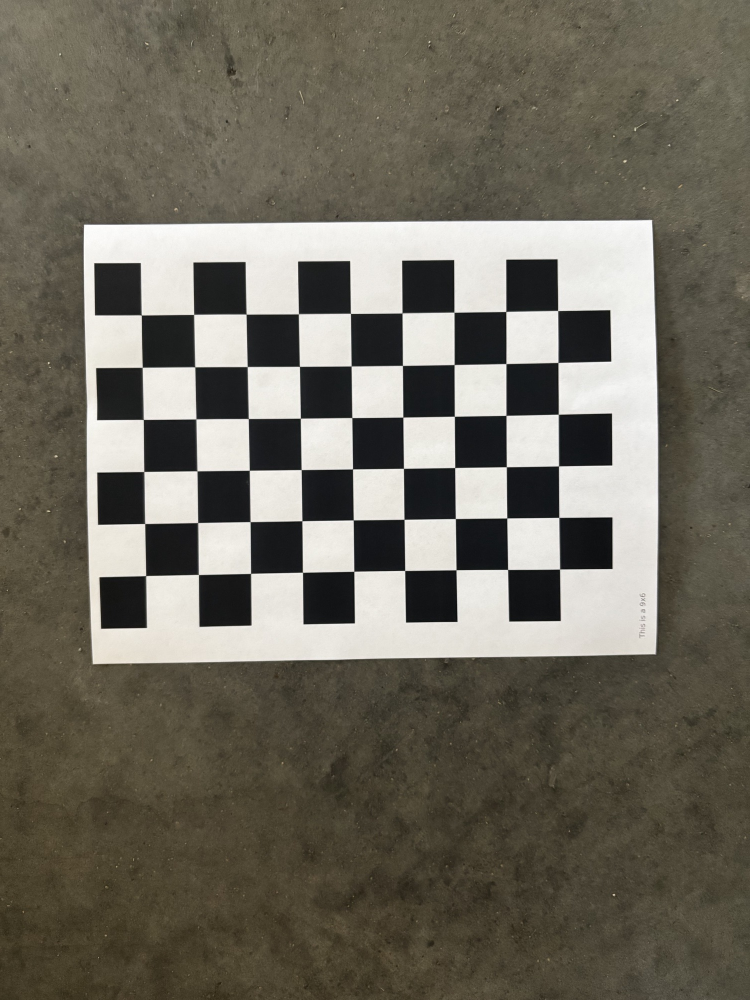
#> input picture images/calibration_images/IMG_6597.jpeg, 1500 x 2000 px (shown at 1/2 size); its folder holds 4 pictures in this run
$ python main.py
#> lines starting #> are read from the running program, lines starting #| are printed output that depends on the picture
### src/calibration.py
import cv2
import numpy as np
from pathlib import Path
from typing import NamedTuple, Sequence

class CalibrationResult(NamedTuple):
    views: int          # how many images actually contributed corners
    rms: float          # RMS reprojection error in pixels, lower is better
    mtx: np.ndarray     # camera matrix, the intrinsics
    dist: np.ndarray    # distortion coefficients
    rvecs: Sequence     # per-view rotation vectors
    tvecs: Sequence     # per-view translation vectors

def calibrate_camera(pathname: Path, pattern_size=(9, 6)):
    # Termination criteria for ending our algorithm
#> called with pattern_size = (9, 6)
    criteria = (cv2.TERM_CRITERIA_EPS + cv2.TERM_CRITERIA_MAX_ITER, 30, 0.001)

    # prepare object points for reading
    cols, rows = pattern_size
    objp = np.zeros((cols*rows, 3), np.float32)
    objp[:,:2] = np.mgrid[0:cols,0:rows].T.reshape(-1,2)

    obj_points = [] # 3D points
    img_points = [] # 2D points

    # read all images from pathname
    image_size = None
    for path in sorted(pathname.rglob("*")):
        img = cv2.imread(str(path))
#> img is the input picture: shape (2000, 1500, 3); mean B, G, R 93.6, 105.3, 109.6

        # skip anything that isn't a readable image
        if img is None:
            continue

        # Convert image color to grayscale
        gray_img = cv2.cvtColor(img, cv2.COLOR_BGR2GRAY)
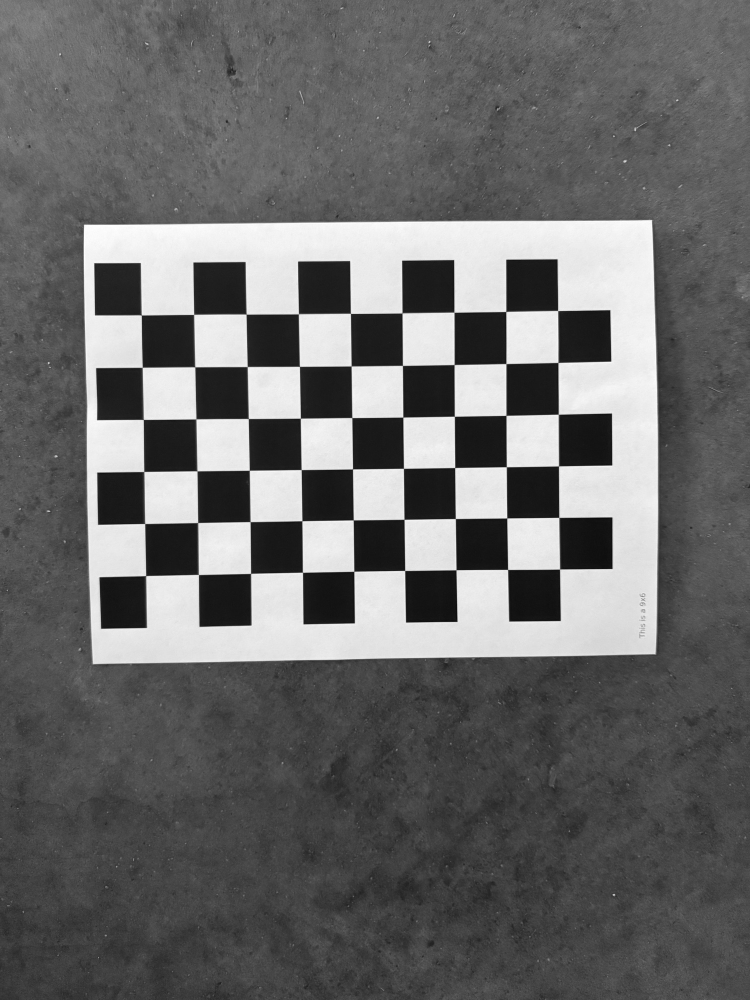
#> gray_img: shape (2000, 1500) (shown at 1/2 size); min 4, max 255, mean 105.2

        # calibrateCamera wants (width, height), shape gives (height, width)
        image_size = gray_img.shape[::-1]
#> image_size = (1500, 2000)

        # Get corners of chessboard
        ret, corners = cv2.findChessboardCorners(gray_img, pattern_size, None)
#> ret = True; corners = 54 rows, first 8: [283.3, 630.6], [387.9, 629.5], [492.6, 628.8], [597.2, 628.5], [701.5, 627.3], [804.4, 626.6], [908.4, 624.9], [1012.1, 623.7]

        # Check if corners were found and add object and image points
        if ret == True:
            obj_points.append(objp)

            corners2 = cv2.cornerSubPix(gray_img, corners, (11, 11), (-1, -1), criteria)
#> corners2 = 54 rows, first 8: [283.1, 630.4], [387.9, 629.3], [492.6, 628.7], [597.3, 628.2], [701.4, 627.3], [804.5, 626.4], [908.4, 624.9], [1012.2, 623.5]
            img_points.append(corners2)

    # nothing detected means nothing to calibrate from
    if image_size is None or not img_points:
        raise ValueError(f'No chessboard corners found in {pathname}')

    rms, mtx, dist, rvecs, tvecs = cv2.calibrateCamera(obj_points, img_points, image_size, None, None)

    return CalibrationResult(len(img_points), rms, mtx, dist, rvecs, tvecs)

### src/features.py
import cv2
import numpy as np
from pathlib import Path
from typing import NamedTuple, Sequence

# the displayed figures get scaled down to this width so they fit on a screen
FIGURE_WIDTH = 800

class ImageFeatures(NamedTuple):
    path: Path              # which image these features came from
    keypoints: Sequence     # SIFT keypoints, position + scale + orientation
    descriptors: np.ndarray # (N, 128) SIFT descriptors, one row per keypoint

def detect_features(pathname: Path):
    ''' SIFT keypoints and descriptors for every image in pathname '''
    sift = cv2.SIFT_create()

    features = []
    for path in sorted(pathname.rglob("*")):
        # read image in gray scale
        gray = cv2.imread(str(path), 0)

        # skip anything that isn't a readable image
        if gray is None:
            continue

        keypoints, descriptors = sift.detectAndCompute(gray, None)
        features.append(ImageFeatures(path, keypoints, descriptors))

    if not features:
#> (the run stopped early here; a loop or call above may not have finished)
